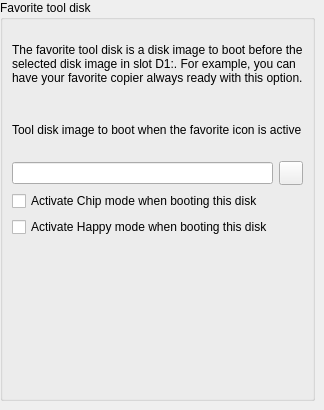
   <widget class="QWidget" name="page_tooldisk">
    <widget class="QGroupBox" name="traceGroup_3">
     <property name="enabled">
      <bool>true</bool>
     </property>
     <property name="geometry">
      <rect>
       <x>0</x>
       <y>0</y>
       <width>315</width>
       <height>401</height>
      </rect>
     </property>
     <property name="sizePolicy">
      <sizepolicy hsizetype="MinimumExpanding" vsizetype="MinimumExpanding">
       <horstretch>0</horstretch>
       <verstretch>0</verstretch>
      </sizepolicy>
     </property>
     <property name="minimumSize">
      <size>
       <width>258</width>
       <height>208</height>
      </size>
     </property>
     <property name="title">
      <string>Favorite tool disk</string>
     </property>
     <layout class="QVBoxLayout" name="verticalLayout_8">
      <property name="sizeConstraint">
       <enum>QLayout::SetDefaultConstraint</enum>
      </property>
      <item>
       <widget class="QLabel" name="warning2_8">
        <property name="minimumSize">
         <size>
          <width>0</width>
          <height>70</height>
         </size>
        </property>
        <property name="text">
         <string>The favorite tool disk is a disk image to boot before the selected disk image in slot D1:. For example, you can have your favorite copier always ready with this option.</string>
        </property>
        <property name="wordWrap">
         <bool>true</bool>
        </property>
       </widget>
      </item>
      <item>
       <widget class="QLabel" name="warning2_9">
        <property name="minimumSize">
         <size>
          <width>0</width>
          <height>50</height>
         </size>
        </property>
        <property name="text">
         <string>Tool disk image to boot when the favorite icon is active</string>
        </property>
        <property name="wordWrap">
         <bool>true</bool>
        </property>
       </widget>
      </item>
      <item>
       <layout class="QHBoxLayout" name="horizontalLayout_3">
        <item>
         <widget class="QLineEdit" name="toolDiskImagePath">
          <property name="text">
           <string/>
          </property>
         </widget>
        </item>
        <item>
         <widget class="QToolButton" name="toolDiskSelectButton">
          <property name="enabled">
           <bool>true</bool>
          </property>
          <property name="minimumSize">
           <size>
            <width>24</width>
            <height>24</height>
           </size>
          </property>
          <property name="maximumSize">
           <size>
            <width>24</width>
            <height>24</height>
           </size>
          </property>
          <property name="icon">
           <iconset resource="../resources/icons.qrc">
            <normaloff>:/icons/silk-icons/icons/folder.png</normaloff>:/icons/silk-icons/icons/folder.png</iconset>
          </property>
         </widget>
        </item>
       </layout>
      </item>
      <item>
       <widget class="QCheckBox" name="activateChipModeWithTool">
        <property name="text">
         <string>Activate Chip mode when booting this disk</string>
        </property>
       </widget>
      </item>
      <item>
       <widget class="QCheckBox" name="activateHappyModeWithTool">
        <property name="text">
         <string>Activate Happy mode when booting this disk</string>
        </property>
       </widget>
      </item>
      <item>
       <spacer name="verticalSpacer_8">
        <property name="orientation">
         <enum>Qt::Vertical</enum>
        </property>
        <property name="sizeHint" stdset="0">
         <size>
          <width>20</width>
          <height>40</height>
         </size>
        </property>
       </spacer>
      </item>
     </layout>
    </widget>
   </widget>
